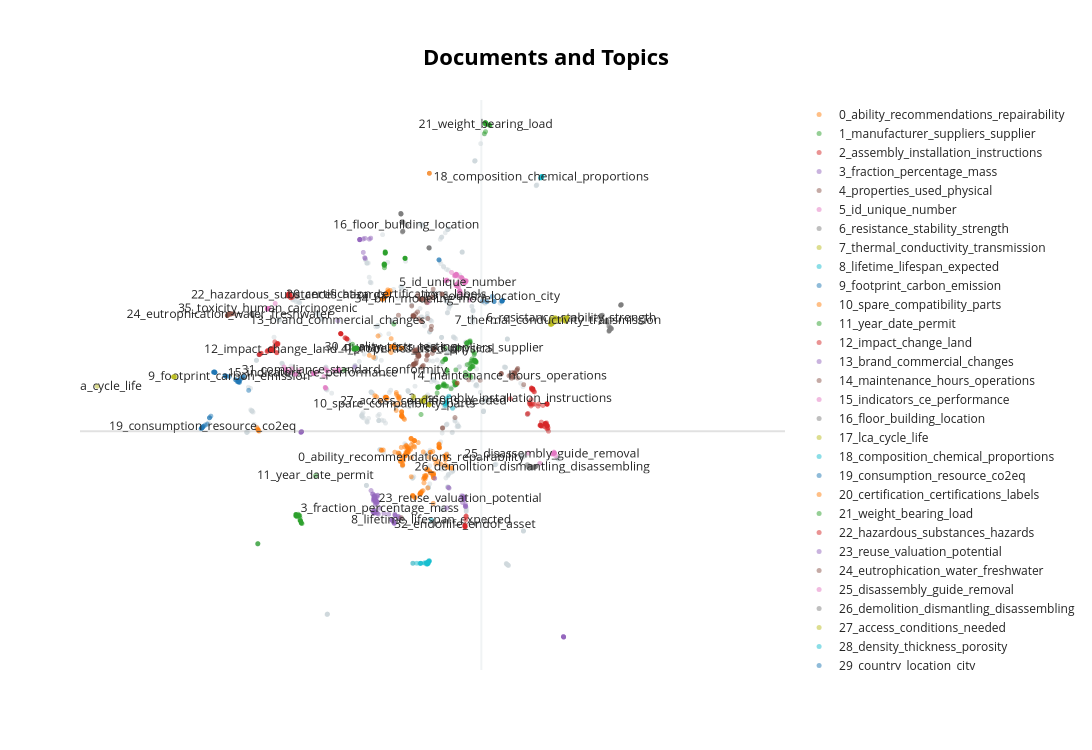

Here is the notebook cell this chart was saved with:
### Code cell
description_topic_model.visualize_documents(df["data_point"],  embeddings=description_embeddings)
